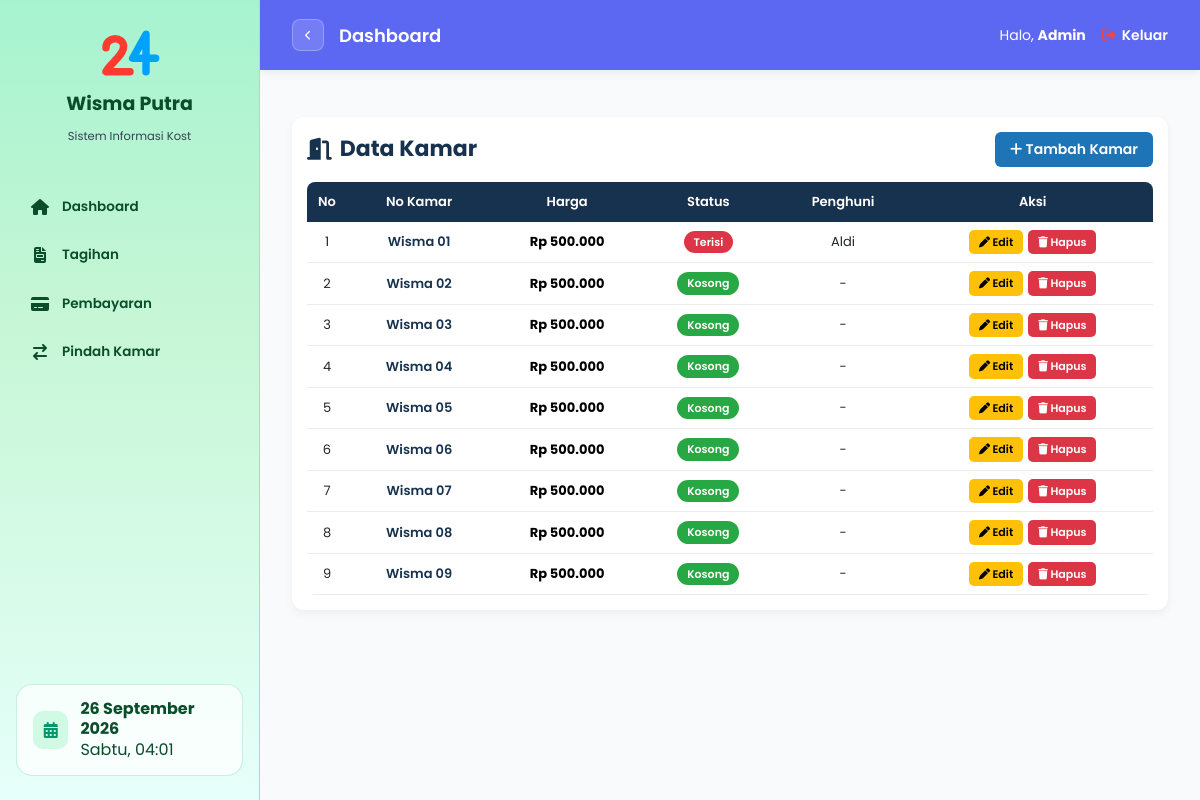
Page /kamar/ (signed in) on the earlier database version.
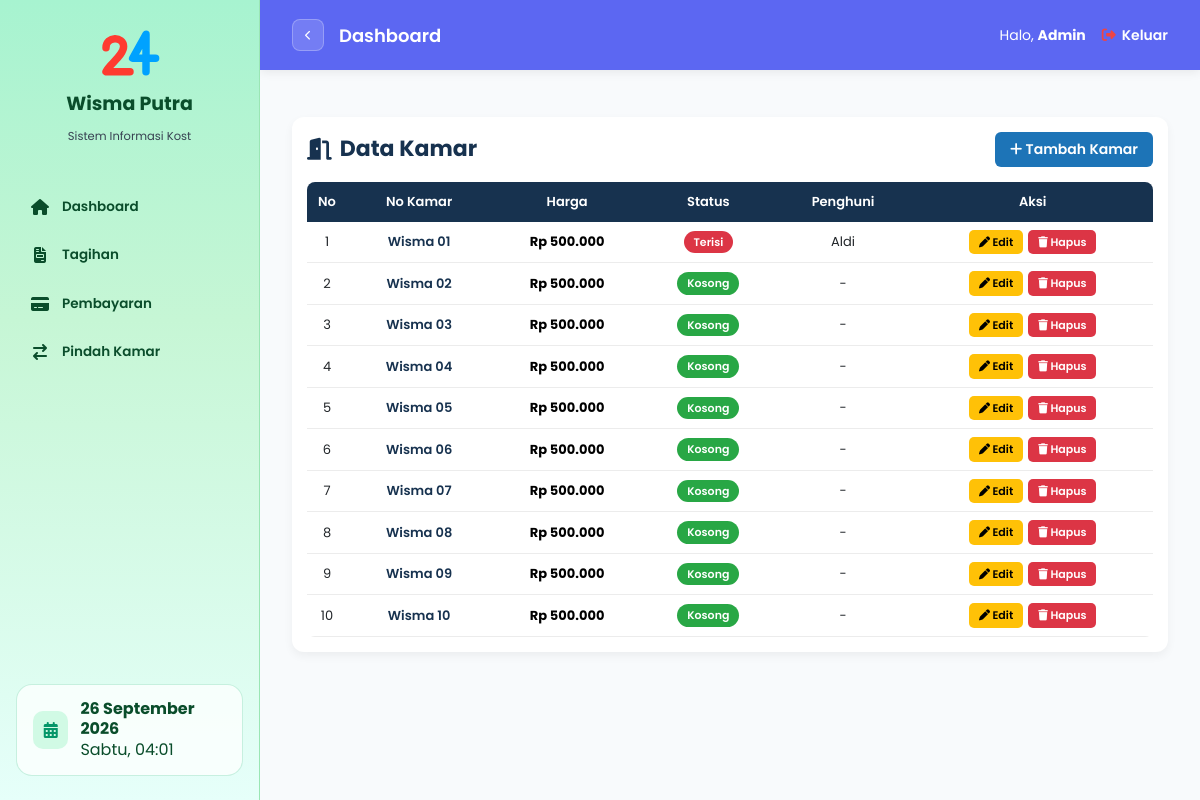
Same page on the later database version.
### kos/models.py (models this page shows, shortened)
class Kamar(models.Model):
    nomor_kamar = models.CharField(max_length=10)
    harga = models.IntegerField()
    status = models.CharField(
        max_length=20,
        choices=[
            ('Kosong', 'Kosong'),
            ('Terisi', 'Terisi')
        ],
        default='Kosong'
    )

class Penyewa(models.Model):
    user = models.OneToOneField(User, on_delete=models.CASCADE, null=True, blank=True)
    nama = models.CharField(max_length=100)
    no_hp = models.CharField(max_length=15, blank=True)
    nik = models.CharField(max_length=16, blank=True)
    kamar = models.ForeignKey(Kamar, on_delete=models.SET_NULL, null=True, blank=True)
    tanggal_masuk = models.DateField(null=True, blank=True)
    tanggal_keluar = models.DateField(null=True, blank=True)
    foto_ktp = models.ImageField(upload_to='ktp/', null=True, blank=True)
    fasilitas = models.ManyToManyField(Fasilitas, blank=True)
    status = models.CharField(
        max_length=20,
        choices=[
            ('Pending', 'Pending'),
            ('Aktif', 'Aktif'),
            ('Keluar', 'Keluar')
        ],
        default='Pending'
    )

### kos/views.py (the view)
# urls.py: path('kamar/', views.daftar_kamar, name='kamar'),
@login_required
def daftar_kamar(request):
    kamar = Kamar.objects.all()
    penyewa = Penyewa.objects.filter(status="Aktif")
    return render(request, 'kos/kamar.html', {
        'kamar': kamar,
        'penyewa': penyewa
    })

### kos/templates/kos/kamar.html (shortened to what this page needs)
{% extends 'kos/base_admin.html' %}
{% load humanize %}
{% block content %}
<div class="container-kamar">
    <div class="header">
        <h2>
            <i class="fa-solid fa-door-open"></i>
            Data Kamar
        </h2>
        <a href="/tambah-kamar/" class="btn-tambah">
            <i class="fa fa-plus"></i> Tambah Kamar
        </a>
    </div>
    <div class="table-responsive">
        <table>
            <thead>
                <tr>
                    <th class="no">No</th>
                    <th>No Kamar</th>
                    <th>Harga</th>
                    <th>Status</th>
                    <th>Penghuni</th>
                    <th>Aksi</th>
                </tr>
            </thead>
            <tbody>
                {% for k in kamar %}
                <tr>
                    <td>{{ forloop.counter }}</td>
                    <td class="nomor">{{ k.nomor_kamar }}</td>
                    <td class="harga">Rp {{ k.harga|intcomma }}</td>
                    <td>
                        {% if k.status == "Kosong" %}
                            <span class="status-kosong">{{ k.status }}</span>
                        {% else %}
                            <span class="status-terisi">{{ k.status }}</span>
                        {% endif %}
                    </td>
                    <td>
                        {% if k.penyewa_set.first %}
                            {{ k.penyewa_set.first.nama }}
                        {% else %}
                            -
                        {% endif %}
                    </td>
                    <td>
                        <div class="aksi">
                            <a href="/edit-kamar/{{ k.id }}/" class="btn-edit">
                                <i class="fa fa-pen"></i> Edit
                            </a>
                            <a href="/hapus-kamar/{{ k.id }}/" class="btn-hapus" onclick="return confirm('Yakin ingin menghapus kamar ini?')">
                                <i class="fa fa-trash"></i> Hapus
                            </a>
                        </div>
                    </td>
                </tr>
                {% endfor %}
            </tbody>
        </table>
    </div>
</div>
{% endblock %}

Differences in the rows shown:
added Kamar: nomor_kamar "Wisma 10", harga "500.000", status "Kosong"
